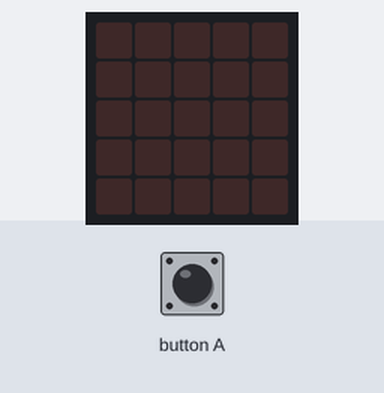
This program was run on a simulated BBC micro:bit (MakeCode). Parts: the board's 5×5 LED display. Inputs (shaded band) come from the test bench.

Above: at 1.2 s.
1.3 s: button A pressed for 0.15 s
At 1.51 s:
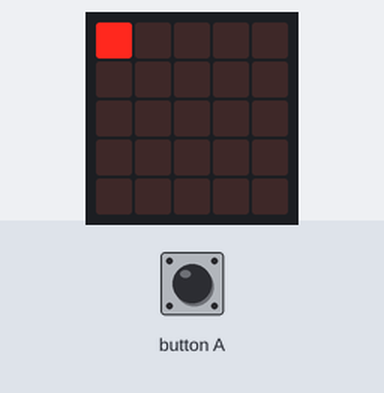
At 1.93 s:
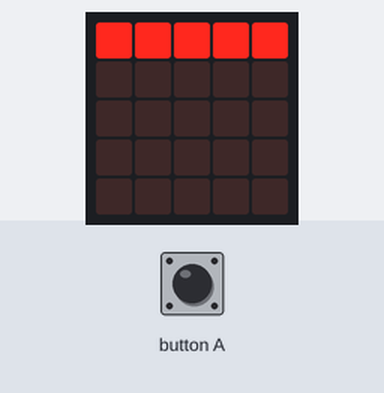

Measured:
- after the input at 1.3 s, the display: changes after 0.16 s (image 1)

The program:

main.ts
```typescript
let run = 0
input.onButtonPressed(Button.A, function () {
    if (run) {
        run = 0
    } else {
        run = 1
    }
})
basic.forever(function () {
    if (run) {
        led.toggle(0, 0)
        basic.pause(100)
        led.toggle(1, 0)
        basic.pause(100)
        led.toggle(2, 0)
        basic.pause(100)
        led.toggle(3, 0)
        basic.pause(100)
        led.toggle(4, 0)
        basic.pause(100)
    }
})
```

test.ts
```typescript
// 테스트는 여기로 이동합니다; 이 패키지가 확장으로 사용될 때 컴파일되지 않을 것 입니다.
```
